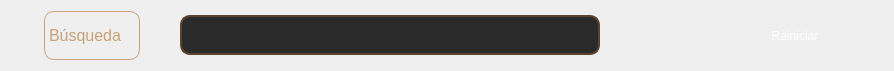
     <widget class="QWidget" name="horizontalLayoutWidget">
      <property name="geometry">
       <rect>
        <x>9</x>
        <y>50</y>
        <width>894</width>
        <height>51</height>
       </rect>
      </property>
      <layout class="QHBoxLayout" name="horizontalLayout_7">
       <item>
        <spacer name="horizontalSpacer_15">
         <property name="orientation">
          <enum>Qt::Horizontal</enum>
         </property>
         <property name="sizeHint" stdset="0">
          <size>
           <width>40</width>
           <height>20</height>
          </size>
         </property>
        </spacer>
       </item>
       <item>
        <widget class="QLabel" name="lbl_busqueda">
         <property name="minimumSize">
          <size>
           <width>96</width>
           <height>49</height>
          </size>
         </property>
         <property name="font">
          <font>
           <family>Segoe UI Symbol</family>
           <pointsize>12</pointsize>
          </font>
         </property>
         <property name="styleSheet">
          <string notr="true">QLabel {
    border: 1px solid #c7a17a;
    border-radius: 10px;
    color: #c7a17a;
    text-shadow: 0 0 10px #c7a17a
}</string>
         </property>
         <property name="text">
          <string>Búsqueda</string>
         </property>
        </widget>
       </item>
       <item>
        <spacer name="horizontalSpacer_38">
         <property name="orientation">
          <enum>Qt::Horizontal</enum>
         </property>
         <property name="sizeHint" stdset="0">
          <size>
           <width>40</width>
           <height>20</height>
          </size>
         </property>
        </spacer>
       </item>
       <item>
        <widget class="QLineEdit" name="barrabusqueda">
         <property name="minimumSize">
          <size>
           <width>420</width>
           <height>40</height>
          </size>
         </property>
         <property name="font">
          <font>
           <family>Segoe UI Symbol</family>
          </font>
         </property>
         <property name="styleSheet">
          <string notr="true">QLineEdit {
       background: #2a2a2a;
       border: 2px solid #5d432c;
       border-radius: 10px;
       color: #c7a17a;
      }
      QLineEdit:focus {
       border-color: #c7a17a;
      }
     </string>
         </property>
         <property name="text">
          <string/>
         </property>
        </widget>
       </item>
       <item>
        <spacer name="horizontalSpacer_40">
         <property name="orientation">
          <enum>Qt::Horizontal</enum>
         </property>
         <property name="sizeHint" stdset="0">
          <size>
           <width>40</width>
           <height>20</height>
          </size>
         </property>
        </spacer>
       </item>
       <item>
        <spacer name="horizontalSpacer_41">
         <property name="orientation">
          <enum>Qt::Horizontal</enum>
         </property>
         <property name="sizeHint" stdset="0">
          <size>
           <width>40</width>
           <height>20</height>
          </size>
         </property>
        </spacer>
       </item>
       <item>
        <spacer name="horizontalSpacer_12">
         <property name="orientation">
          <enum>Qt::Horizontal</enum>
         </property>
         <property name="sizeHint" stdset="0">
          <size>
           <width>40</width>
           <height>20</height>
          </size>
         </property>
        </spacer>
       </item>
       <item>
        <spacer name="horizontalSpacer_39">
         <property name="orientation">
          <enum>Qt::Horizontal</enum>
         </property>
         <property name="sizeHint" stdset="0">
          <size>
           <width>40</width>
           <height>20</height>
          </size>
         </property>
        </spacer>
       </item>
       <item>
        <widget class="QPushButton" name="botonreset">
         <property name="minimumSize">
          <size>
           <width>110</width>
           <height>49</height>
          </size>
         </property>
         <property name="font">
          <font>
           <family>Segoe UI Symbol</family>
           <pointsize>9</pointsize>
          </font>
         </property>
         <property name="styleSheet">
          <string notr="true">QPushButton {
       background: qlineargradient(x1:0, y1:0, x2:1, y2:0,
         stop:0 #5d432c, stop:1 #c7a17a);
       color: white;
       border-radius: 10px;
       border: none;
      }
      QPushButton:hover {
       background: qlineargradient(x1:0, y1:0, x2:1, y2:0,
         stop:0 #c7a17a, stop:1 #5d432c);
      }
      QPushButton:pressed {
      }</string>
         </property>
         <property name="text">
          <string>Reiniciar</string>
         </property>
        </widget>
       </item>
       <item>
        <spacer name="horizontalSpacer_14">
         <property name="orientation">
          <enum>Qt::Horizontal</enum>
         </property>
         <property name="sizeHint" stdset="0">
          <size>
           <width>40</width>
           <height>20</height>
          </size>
         </property>
        </spacer>
       </item>
      </layout>
     </widget>
